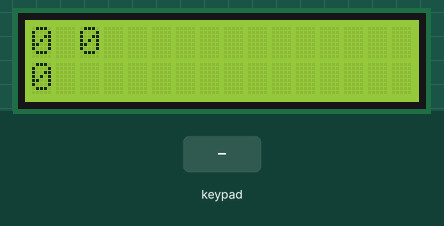
This sketch was run on a simulated Arduino Uno, built with avr-gcc and run on an emulated ATmega328P. Shown: 16×2 character LCD. The test bench sets the inputs (shaded band).

Above: at 19.7 s.
19.8 s: keypad keys 0 1 2 3 # pressed 0.4 s apart
At 21.9 s:
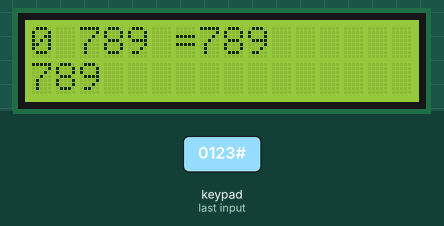
23.3 s: key 'D' pressed
At 24.6 s:
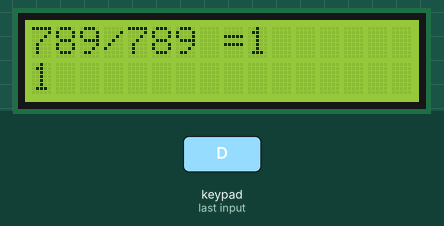
24.9 s: key 'C' pressed
At 25.8 s:
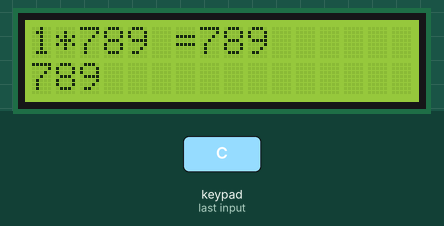
26.5 s: keypad keys 0 1 2 3 * pressed 0.4 s apart
At 29.4 s:
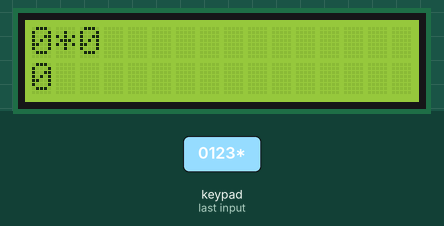
30.0 s: key 'A' pressed
31.6 s: keypad keys 0 1 2 3 D pressed 0.4 s apart
At 33.6 s:
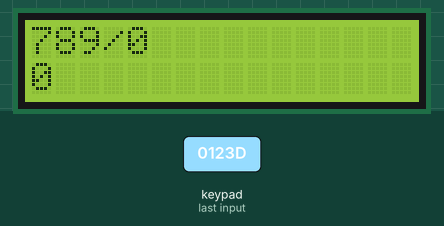
Timing chart, 0 to 35.1 s (numbered marks = the images above; inputs shaded):
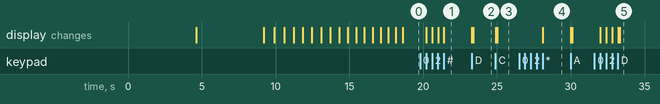

The sketch:

Arduino_KEYPAD_HSP_MAK_NES.ino
```cpp
#include <LiquidCrystal.h>
#include <Keypad.h>

const byte ROWS = 4; // Four rows
const byte COLS = 4; // Three columns

// Define the Keymap
char keys[ROWS][COLS] = {


  {'7','8','9','D'},

  {'4','5','6','C'},

  {'1','2','3','B'},

  {'*','0','#','A'}

};

byte rowPins[ROWS] = { 0, 1, 2, 3 };// Connect keypad ROW0, ROW1, ROW2 and ROW3 to these Arduino pins.
byte colPins[COLS] = { 4, 5, 6, 7 }; // Connect keypad COL0, COL1 and COL2 to these Arduino pins.

Keypad kpd = Keypad( makeKeymap(keys), rowPins, colPins, ROWS, COLS ); //  Create the Keypad

const int rs = 8, en = 9, d4 = 10, d5 = 11, d6 = 12, d7 = 13; //Pins to which LCD is connected
LiquidCrystal lcd(rs, en, d4, d5, d6, d7);

 long Num1,Num2,Number;
 char key,action;
 boolean result = false;

void setup() {
  lcd.clear(); //Then clean it

     lcd.begin(16, 2); //We are using a 16*2 LCD display
  lcd.print(" Hesap Makinesi "); //Display a intro message
  lcd.setCursor(1, 1);   // set the cursor to column 0, line 1
  lcd.print("  Hosgeldiniz"); //Display a intro message

  delay(4500);


    lcd.begin(16, 2); //We are using a 16*2 LCD display
  lcd.print("  Produced by "); //Display a intro message
  lcd.setCursor(1, 1);   // set the cursor to column 0, line 1
  lcd.print("  RIZA E. D."); //Display a intro message


  delay(4500);


    lcd.begin(16, 1); //We are using a 16*2 LCD display
  lcd.print("."); //Display a intro message
  lcd.setCursor(1, 1);   // set the cursor to column 0, line 1
  lcd.print("."); //Display a intro message
  delay(640);
    lcd.begin(16, 2); //We are using a 16*2 LCD display
  lcd.print("."); //Display a intro message
  lcd.setCursor(2, 1);   // set the cursor to column 0, line 1
  lcd.print("."); //Display a intro message
  delay(610);

    lcd.begin(16, 1); //We are using a 16*2 LCD display
  lcd.print("."); //Display a intro message
  lcd.setCursor(3, 1);   // set the cursor to column 0, line 1
  lcd.print("."); //Display a intro message
  delay(580);

    lcd.begin(16, 2); //We are using a 16*2 LCD display
  lcd.print("."); //Display a intro message
  lcd.setCursor(4, 1);   // set the cursor to column 0, line 1
  lcd.print("."); //Display a intro message
  delay(550);

    lcd.begin(16, 1); //We are using a 16*2 LCD display
  lcd.print("."); //Display a intro message
  lcd.setCursor(5, 1);   // set the cursor to column 0, line 1
  lcd.print("."); //Display a intro message
  delay(570);


    lcd.begin(16, 2); //We are using a 16*2 LCD display
  lcd.print("."); //Display a intro message
  lcd.setCursor(6, 1);   // set the cursor to column 0, line 1
  lcd.print("."); //Display a intro message
  delay(560);

    lcd.begin(16, 1); //We are using a 16*2 LCD display
  lcd.print("."); //Display a intro message
  lcd.setCursor(7, 1);   // set the cursor to column 0, line 1
  lcd.print("."); //Display a intro message
  delay(550);

    lcd.begin(16, 2); //We are using a 16*2 LCD display
  lcd.print("."); //Display a intro message
  lcd.setCursor(8, 1);   // set the cursor to column 0, line 1
  lcd.print("."); //Display a intro message
  delay(540);

    lcd.begin(16, 1); //We are using a 16*2 LCD display
  lcd.print("."); //Display a intro message
  lcd.setCursor(9, 1);   // set the cursor to column 0, line 1
  lcd.print("."); //Display a intro message
  delay(520);

    lcd.begin(16, 2); //We are using a 16*2 LCD display
  lcd.print("."); //Display a intro message
  lcd.setCursor(10, 1);   // set the cursor to column 0, line 1
  lcd.print("."); //Display a intro message
  delay(510);

    lcd.begin(16, 1); //We are using a 16*2 LCD display
  lcd.print("."); //Display a intro message
  lcd.setCursor(11, 1);   // set the cursor to column 0, line 1
  lcd.print("."); //Display a intro message
  delay(500);

    lcd.begin(16, 2); //We are using a 16*2 LCD display
  lcd.print("."); //Display a intro message
  lcd.setCursor(12, 1);   // set the cursor to column 0, line 1
  lcd.print("."); //Display a intro message
  delay(490);

    lcd.begin(16, 1); //We are using a 16*2 LCD display
  lcd.print("."); //Display a intro message
  lcd.setCursor(13, 1);   // set the cursor to column 0, line 1
  lcd.print("."); //Display a intro message
  delay(480);

    lcd.begin(16, 2); //We are using a 16*2 LCD display
  lcd.print("."); //Display a intro message
  lcd.setCursor(14, 1);   // set the cursor to column 0, line 1
  lcd.print("."); //Display a intro message
  delay(470);

    lcd.begin(16, 1); //We are using a 16*2 LCD display
  lcd.print("."); //Display a intro message
  lcd.setCursor(15, 1);   // set the cursor to column 0, line 1
  lcd.print("."); //Display a intro message
  delay(450);

    lcd.begin(16, 2); //We are using a 16*2 LCD display
  lcd.print("."); //Display a intro message
  lcd.setCursor(16, 1);   // set the cursor to column 0, line 1
  lcd.print("."); //Display a intro message
  delay(440);
    lcd.clear(); //Then clean it
}


void loop() {

key = kpd.getKey(); //storing pressed key value in a char

if (key!=NO_KEY)
DetectButtons();

if (result==true)
CalculateResult();

DisplayResult();
}

void DetectButtons()
{
     lcd.clear(); //Then clean it
    if (key=='*') //If cancel Button is pressed
    {Serial.println ("Button Cancel"); Number=Num1=Num2=0; result=false;}

     if (key == '7') //If Button 1 is pressed
    {Serial.println ("Button 1");
    if (Number==0)
    Number=1;
    else
    Number = (Number*10) + 1; //Pressed twice
    }

     if (key == '4') //If Button 4 is pressed
    {Serial.println ("Button 4");
    if (Number==0)
    Number=4;
    else
    Number = (Number*10) + 4; //Pressed twice
    }

     if (key == '1') //If Button 7 is pressed
    {Serial.println ("Button 7");
    if (Number==0)
    Number=7;
    else
    Number = (Number*10) + 7; //Pressed twice
    }


    if (key == '0')
    {Serial.println ("Button 0"); //Button 0 is Pressed
    if (Number==0)
    Number=0;
    else
    Number = (Number*10) + 0; //Pressed twice
    }

     if (key == '8') //Button 2 is Pressed
    {Serial.println ("Button 2");
     if (Number==0)
    Number=2;
    else
    Number = (Number*10) + 2; //Pressed twice
    }

     if (key == '5')
    {Serial.println ("Button 5");
     if (Number==0)
    Number=5;
    else
    Number = (Number*10) + 5; //Pressed twice
    }

     if (key == '2')
    {Serial.println ("Button 8");
     if (Number==0)
    Number=8;
    else
    Number = (Number*10) + 8; //Pressed twice
    }


    if (key == '#')
    {Serial.println ("Button Equal");
    Num2=Number;
    result = true;
    }

     if (key == '9')
    {Serial.println ("Button 3");
     if (Number==0)
    Number=3;
    else
    Number = (Number*10) + 3; //Pressed twice
    }

     if (key == '6')
    {Serial.println ("Button 6");
    if (Number==0)
    Number=6;
    else
    Number = (Number*10) + 6; //Pressed twice
    }

     if (key == '3')
    {Serial.println ("Button 9");
    if (Number==0)
    Number=9;
    else
    Number = (Number*10) + 9; //Pressed twice
    }

      if (key == 'A' || key == 'B' || key == 'C' || key == 'D') //Detecting Buttons on Column 4
  {
    Num1 = Number;
    Number =0;
    if (key == 'A')
    {Serial.println ("Addition"); action = '+';}
     if (key == 'B')
    {Serial.println ("Subtraction"); action = '-'; }
     if (key == 'C')
    {Serial.println ("Multiplication"); action = '*';}
     if (key == 'D')
    {Serial.println ("Devesion"); action = '/';}

    delay(100);
  }

}

void CalculateResult()
{
  if (action=='+')
    Number = Num1+Num2;

  if (action=='-')
    Number = Num1-Num2;

  if (action=='*')
    Number = Num1*Num2;

  if (action=='/')
    Number = Num1/Num2;
}

void DisplayResult()
{
  lcd.setCursor(0, 0);   // set the cursor to column 0, line 1
  lcd.print(Num1); lcd.print(action); lcd.print(Num2);

  if (result==true)
  {lcd.print(" ="); lcd.print(Number);} //Display the result

  lcd.setCursor(0, 1);   // set the cursor to column 0, line 1
  lcd.print(Number); //Display the result
}
```

Measured:
- after the input at 19.8 s, the display: first changes after 0.41 s (image 1 shows a later state)
- after the input at 23.3 s, the display: first changes at once (image 2 shows a later state)
- after the input at 24.9 s, the display: first changes at once (image 3 shows a later state)
- after the input at 26.5 s, the display: changes after 1.6 s (image 4)
- after the input at 31.6 s, the display: first changes after 0.41 s (image 5 shows a later state)
